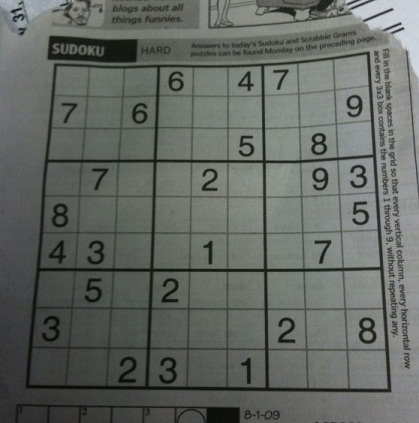
#> input picture image processing/hough line transform/sudoku.jpg, 419 x 423 px
$ jupyter execute Untitled.ipynb
#> lines starting #> are read from the running program, lines starting #| are printed output that depends on the picture; after the words box and inside, x2 and y2 are one past the last pixel; in counts of white or black regions, pixels touching at a corner belong together
[cell 1]
import cv2
import numpy as np

[cell 2]
cv2.samples.findFile("sudoku.jpg")  # it use envirnoment variable to define search path

[cell 3]
image=cv2.imread(cv2.samples.findFile("./sudoku.jpg"))  # rgb
#> image is the input picture: shape (423, 419, 3); mean B, G, R 98.9, 103.6, 99.4
image_gray=cv2.cvtColor(image, cv2.COLOR_BGR2GRAY)

[cell 4]
# finding edges
edges=cv2.Canny(image_gray,50,150,apertureSize=3)
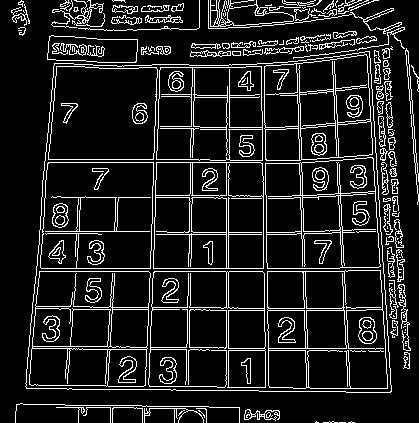
#> edges: shape (423, 419); 12% white in thin lines or dots

[cell 5]
lines=cv2.HoughLines(edges,1,np.pi/180,200)
#> lines = 20 rows, first 8: [271, 1.57], [268, 1.57], [226, 0], [195, 0.0175], [162, 0.0349], [159, 0.0349], [-262, 3.12], [-293, 3.11]

[cell 6]
for line in lines:
    rho,theta=line[0]
    a=np.cos(theta)
    b=np.sin(theta)
    x0=a*rho
    y0=b*rho
    x1=int(x0+1000*(-b))
    y1=int(y0+1000*(a))
    x2=int(x0-1000*(-b))
    y2=int(y0-1000*(a))
    cv2.line(image,(x1,y1),(x2,y2),(0,255,255),2)
#> this loop made 20 passes
#> (rho, theta, a, b, x0, y0, x1, y1) on passes 1 to 12: (271, 1.57, -4.37e-08, 1, -1.18e-05, 271, -1000, 270), (268, 1.57, -4.37e-08, 1, -1.17e-05, 268, -1000, 267), (226, 0, 1, 0, 226, 0, 226, 1000), (195, 0.0175, 1, 0.0175, 195, 3.4, 177, 1003), (162, 0.0349, 0.999, 0.0349, 161.9, 5.65, 127, 1005), (159, 0.0349, 0.999, 0.0349, 158.9, 5.55, 124, 1004), (-262, 3.12, -1, 0.0175, 262, -4.57, 244, -1004), (-293, 3.11, -0.999, 0.0349, 292.8, -10.23, 257, -1009), (193, 0.0175, 1, 0.0175, 193, 3.37, 175, 1003), (228, 0, 1, 0, 228, 0, 228, 1000), (162, 1.57, -4.37e-08, 1, -7.08e-06, 162, -1000, 161), (62, 0.0873, 0.996, 0.0872, 61.76, 5.4, -25, 1001)
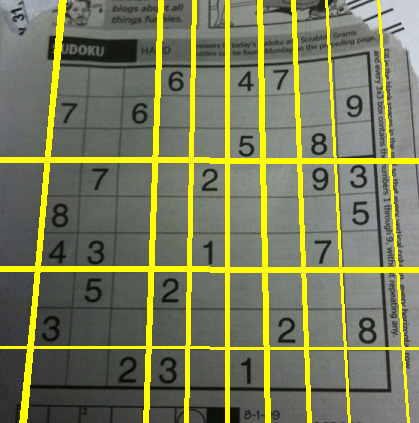
#> image: shape (423, 419, 3); 12.66% of pixels changed, all inside (x1, y1, x2, y2) = (0, 0, 419, 423)
cv2.imshow("image",image)
cv2.waitKey(0)
cv2.destroyAllWindows()

# Probabilistic Hough Transform

[cell 7]
Probablity_lines=cv2.HoughLinesP(edges,1,np.pi/180,100,minLineLength=100,maxLineGap=10)
#> Probablity_lines = 55 rows, first 6: [148, 389, 160, 46], [36, 271, 347, 271], [36, 268, 339, 268], [226, 390, 226, 95], [193, 144, 195, 44], [298, 120, 304, 319]

[cell 8]
for line in Probablity_lines:
    x1,x2,y1,y2=line[0]
    cv2.line(image,(x1,y1),(x1,y2),(255,0,255),2)
#> this loop made 55 passes
#> (x1, x2, y1, y2) on passes 1 to 12: (148, 389, 160, 46), (36, 271, 347, 271), (36, 268, 339, 268), (226, 390, 226, 95), (193, 144, 195, 44), (298, 120, 304, 319), (152, 204, 157, 46), (302, 184, 309, 391), (266, 238, 269, 391), (263, 217, 266, 391), (44, 162, 260, 162), (336, 154, 348, 392)
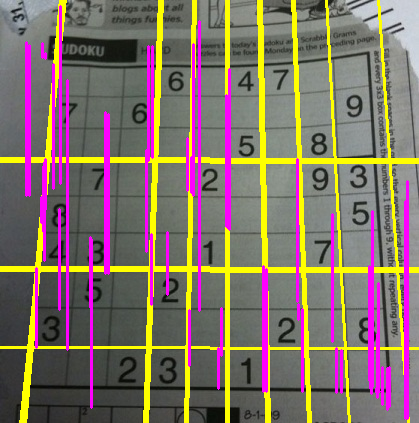
#> image: shape (423, 419, 3); 8.19% of pixels changed, all inside (x1, y1, x2, y2) = (25, 5, 409, 420)
cv2.imshow("image",image)
cv2.waitKey(0)
cv2.destroyAllWindows()
